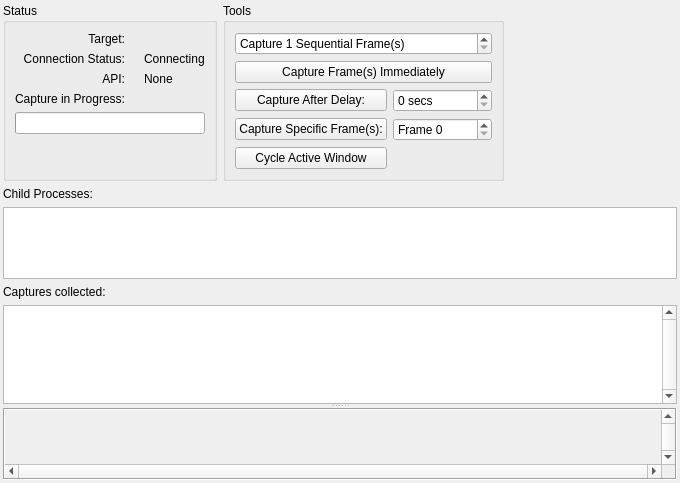
<?xml version="1.0" encoding="UTF-8"?>
<ui version="4.0">
 <class>LiveCapture</class>
 <widget class="QFrame" name="LiveCapture">
  <property name="geometry">
   <rect>
    <x>0</x>
    <y>0</y>
    <width>680</width>
    <height>483</height>
   </rect>
  </property>
  <property name="windowTitle">
   <string>Connecting...</string>
  </property>
  <layout class="QVBoxLayout" name="mainLayout">
   <property name="leftMargin">
    <number>3</number>
   </property>
   <property name="topMargin">
    <number>3</number>
   </property>
   <property name="rightMargin">
    <number>3</number>
   </property>
   <property name="bottomMargin">
    <number>3</number>
   </property>
   <item>
    <widget class="QFrame" name="frame_3">
     <property name="sizePolicy">
      <sizepolicy hsizetype="Preferred" vsizetype="Maximum">
       <horstretch>0</horstretch>
       <verstretch>0</verstretch>
      </sizepolicy>
     </property>
     <layout class="QHBoxLayout" name="horizontalLayout">
      <property name="leftMargin">
       <number>0</number>
      </property>
      <property name="topMargin">
       <number>0</number>
      </property>
      <property name="rightMargin">
       <number>0</number>
      </property>
      <property name="bottomMargin">
       <number>0</number>
      </property>
      <item>
       <widget class="QGroupBox" name="statusGroup">
        <property name="title">
         <string>Status</string>
        </property>
        <layout class="QGridLayout" name="gridLayout_2">
         <item row="0" column="0">
          <widget class="QLabel" name="label">
           <property name="text">
            <string>Target:</string>
           </property>
           <property name="alignment">
            <set>Qt::AlignRight|Qt::AlignTrailing|Qt::AlignVCenter</set>
           </property>
          </widget>
         </item>
         <item row="0" column="2">
          <widget class="QLabel" name="target">
           <property name="text">
            <string/>
           </property>
          </widget>
         </item>
         <item row="1" column="0">
          <widget class="QLabel" name="connectionStatusLabel">
           <property name="text">
            <string>Connection Status:</string>
           </property>
           <property name="alignment">
            <set>Qt::AlignRight|Qt::AlignTrailing|Qt::AlignVCenter</set>
           </property>
          </widget>
         </item>
         <item row="1" column="1">
          <widget class="QLabel" name="connectionIcon">
           <property name="sizePolicy">
            <sizepolicy hsizetype="Fixed" vsizetype="Preferred">
             <horstretch>0</horstretch>
             <verstretch>0</verstretch>
            </sizepolicy>
           </property>
           <property name="text">
            <string/>
           </property>
           <property name="pixmap">
            <pixmap resource="../../Resources/resources.qrc">:/hourglass.png</pixmap>
           </property>
          </widget>
         </item>
         <item row="1" column="2">
          <widget class="QLabel" name="connectionStatus">
           <property name="text">
            <string>Connecting</string>
           </property>
          </widget>
         </item>
         <item row="2" column="0">
          <widget class="QLabel" name="apiStatusLabel">
           <property name="text">
            <string>API:</string>
           </property>
           <property name="alignment">
            <set>Qt::AlignRight|Qt::AlignTrailing|Qt::AlignTop</set>
           </property>
          </widget>
         </item>
         <item row="2" column="1">
          <widget class="RDLabel" name="apiIcon">
           <property name="sizePolicy">
            <sizepolicy hsizetype="Fixed" vsizetype="Preferred">
             <horstretch>0</horstretch>
             <verstretch>0</verstretch>
            </sizepolicy>
           </property>
           <property name="cursor">
            <cursorShape>PointingHandCursor</cursorShape>
           </property>
           <property name="toolTip">
            <string>&lt;p&gt;An API in use is not presenting to a window. This commonly means the API rendering is happening to off-screen targets and either nothing is displayed, or the results are displayed using some other mechanism.&lt;/p&gt;

&lt;p&gt;Without the boundary of a frame, $$_RDOC_PRODUCT_$$ cannot capture by default since it can't tell where to start and stop.&lt;/p&gt;

&lt;p&gt;You can use $$_RDOC_PRODUCT_$$'s In-application API to manually provide markers about where to start and stop the frame capture.&lt;/p&gt;

&lt;p&gt;Click on the icon for more information about this API.&lt;/p&gt;</string>
           </property>
           <property name="pixmap">
            <pixmap resource="../../Resources/resources.qrc">:/information.png</pixmap>
           </property>
          </widget>
         </item>
         <item row="2" column="2">
          <widget class="QLabel" name="apiStatus">
           <property name="text">
            <string>None</string>
           </property>
           <property name="textFormat">
            <enum>Qt::RichText</enum>
           </property>
          </widget>
         </item>
         <item row="3" column="0">
          <widget class="QLabel" name="progressLabel">
           <property name="text">
            <string>Capture in Progress:</string>
           </property>
           <property name="alignment">
            <set>Qt::AlignRight|Qt::AlignTrailing|Qt::AlignVCenter</set>
           </property>
          </widget>
         </item>
         <item row="4" column="0" colspan="3">
          <widget class="QProgressBar" name="progressBar">
           <property name="sizePolicy">
            <sizepolicy hsizetype="Expanding" vsizetype="Fixed">
             <horstretch>0</horstretch>
             <verstretch>0</verstretch>
            </sizepolicy>
           </property>
          </widget>
         </item>
         <item row="5" column="0" colspan="2">
          <spacer name="verticalSpacer_2">
           <property name="orientation">
            <enum>Qt::Vertical</enum>
           </property>
           <property name="sizeHint" stdset="0">
            <size>
             <width>0</width>
             <height>0</height>
            </size>
           </property>
          </spacer>
         </item>
        </layout>
       </widget>
      </item>
      <item>
       <widget class="QGroupBox" name="toolsGroup">
        <property name="title">
         <string>Tools</string>
        </property>
        <layout class="QGridLayout" name="gridLayout_3">
         <item row="0" column="0" colspan="2">
          <widget class="QDoubleSpinBox" name="numFrames">
           <property name="minimumSize">
            <size>
             <width>45</width>
             <height>0</height>
            </size>
           </property>
           <property name="prefix">
            <string>Capture </string>
           </property>
           <property name="suffix">
            <string> Sequential Frame(s)</string>
           </property>
           <property name="decimals">
            <number>0</number>
           </property>
           <property name="minimum">
            <double>1.000000000000000</double>
           </property>
           <property name="maximum">
            <double>10.000000000000000</double>
           </property>
           <property name="value">
            <double>1.000000000000000</double>
           </property>
          </widget>
         </item>
         <item row="1" column="0" colspan="2">
          <widget class="QPushButton" name="triggerImmediateCapture">
           <property name="text">
            <string>Capture Frame(s) Immediately</string>
           </property>
          </widget>
         </item>
         <item row="3" column="0">
          <widget class="QPushButton" name="triggerDelayedCapture">
           <property name="text">
            <string>Capture After Delay:</string>
           </property>
          </widget>
         </item>
         <item row="3" column="1">
          <widget class="QDoubleSpinBox" name="captureDelay">
           <property name="baseSize">
            <size>
             <width>0</width>
             <height>0</height>
            </size>
           </property>
           <property name="suffix">
            <string> secs</string>
           </property>
           <property name="decimals">
            <number>0</number>
           </property>
           <property name="maximum">
            <double>120.000000000000000</double>
           </property>
           <property name="value">
            <double>0.000000000000000</double>
           </property>
          </widget>
         </item>
         <item row="4" column="0">
          <widget class="QPushButton" name="queueCap">
           <property name="text">
            <string>Capture Specific Frame(s):</string>
           </property>
          </widget>
         </item>
         <item row="4" column="1">
          <widget class="QDoubleSpinBox" name="captureFrame">
           <property name="prefix">
            <string>Frame </string>
           </property>
           <property name="decimals">
            <number>0</number>
           </property>
           <property name="maximum">
            <double>10000.000000000000000</double>
           </property>
          </widget>
         </item>
         <item row="5" column="0" colspan="2">
          <spacer name="verticalSpacer">
           <property name="orientation">
            <enum>Qt::Vertical</enum>
           </property>
           <property name="sizeHint" stdset="0">
            <size>
             <width>0</width>
             <height>0</height>
            </size>
           </property>
          </spacer>
         </item>
         <item row="6" column="0">
          <widget class="QPushButton" name="cycleActiveWindow">
           <property name="text">
            <string>Cycle Active Window</string>
           </property>
          </widget>
         </item>
        </layout>
       </widget>
      </item>
      <item>
       <spacer name="horizontalSpacer">
        <property name="orientation">
         <enum>Qt::Horizontal</enum>
        </property>
        <property name="sizeHint" stdset="0">
         <size>
          <width>75</width>
          <height>20</height>
         </size>
        </property>
       </spacer>
      </item>
     </layout>
    </widget>
   </item>
   <item>
    <widget class="QLabel" name="childProcessLabel">
     <property name="sizePolicy">
      <sizepolicy hsizetype="Preferred" vsizetype="Fixed">
       <horstretch>0</horstretch>
       <verstretch>0</verstretch>
      </sizepolicy>
     </property>
     <property name="text">
      <string>Child Processes:</string>
     </property>
    </widget>
   </item>
   <item>
    <widget class="QListWidget" name="childProcesses">
     <property name="sizePolicy">
      <sizepolicy hsizetype="Expanding" vsizetype="Preferred">
       <horstretch>0</horstretch>
       <verstretch>0</verstretch>
      </sizepolicy>
     </property>
     <property name="minimumSize">
      <size>
       <width>0</width>
       <height>40</height>
      </size>
     </property>
     <property name="sizeAdjustPolicy">
      <enum>QAbstractScrollArea::AdjustToContents</enum>
     </property>
     <property name="editTriggers">
      <set>QAbstractItemView::NoEditTriggers</set>
     </property>
     <property name="showDropIndicator" stdset="0">
      <bool>false</bool>
     </property>
     <property name="movement">
      <enum>QListView::Static</enum>
     </property>
     <property name="resizeMode">
      <enum>QListView::Adjust</enum>
     </property>
     <property name="spacing">
      <number>15</number>
     </property>
     <property name="viewMode">
      <enum>QListView::IconMode</enum>
     </property>
    </widget>
   </item>
   <item>
    <widget class="QFrame" name="frame_2">
     <property name="frameShape">
      <enum>QFrame::NoFrame</enum>
     </property>
     <property name="frameShadow">
      <enum>QFrame::Plain</enum>
     </property>
     <layout class="QVBoxLayout" name="verticalLayout_3">
      <property name="spacing">
       <number>0</number>
      </property>
      <property name="leftMargin">
       <number>0</number>
      </property>
      <property name="topMargin">
       <number>0</number>
      </property>
      <property name="rightMargin">
       <number>0</number>
      </property>
      <property name="bottomMargin">
       <number>0</number>
      </property>
      <item>
       <widget class="QSplitter" name="previewSplit">
        <property name="orientation">
         <enum>Qt::Vertical</enum>
        </property>
        <property name="childrenCollapsible">
         <bool>false</bool>
        </property>
        <widget class="QFrame" name="frame">
         <property name="frameShape">
          <enum>QFrame::NoFrame</enum>
         </property>
         <property name="frameShadow">
          <enum>QFrame::Plain</enum>
         </property>
         <layout class="QVBoxLayout" name="verticalLayout_2">
          <property name="leftMargin">
           <number>0</number>
          </property>
          <property name="topMargin">
           <number>0</number>
          </property>
          <property name="rightMargin">
           <number>0</number>
          </property>
          <property name="bottomMargin">
           <number>0</number>
          </property>
          <item>
           <widget class="QLabel" name="capturesLabel">
            <property name="text">
             <string>Captures collected:</string>
            </property>
           </widget>
          </item>
          <item>
           <widget class="RDListWidget" name="captures">
            <property name="verticalScrollBarPolicy">
             <enum>Qt::ScrollBarAlwaysOn</enum>
            </property>
            <property name="horizontalScrollBarPolicy">
             <enum>Qt::ScrollBarAlwaysOff</enum>
            </property>
            <property name="sizeAdjustPolicy">
             <enum>QAbstractScrollArea::AdjustToContents</enum>
            </property>
            <property name="editTriggers">
             <set>QAbstractItemView::EditKeyPressed|QAbstractItemView::SelectedClicked</set>
            </property>
            <property name="showDropIndicator" stdset="0">
             <bool>false</bool>
            </property>
            <property name="selectionMode">
             <enum>QAbstractItemView::ExtendedSelection</enum>
            </property>
            <property name="iconSize">
             <size>
              <width>256</width>
              <height>144</height>
             </size>
            </property>
            <property name="verticalScrollMode">
             <enum>QAbstractItemView::ScrollPerPixel</enum>
            </property>
            <property name="movement">
             <enum>QListView::Static</enum>
            </property>
            <property name="flow">
             <enum>QListView::LeftToRight</enum>
            </property>
            <property name="resizeMode">
             <enum>QListView::Adjust</enum>
            </property>
            <property name="spacing">
             <number>12</number>
            </property>
            <property name="viewMode">
             <enum>QListView::IconMode</enum>
            </property>
            <property name="uniformItemSizes">
             <bool>true</bool>
            </property>
           </widget>
          </item>
         </layout>
        </widget>
        <widget class="QScrollArea" name="previewScroll">
         <property name="sizePolicy">
          <sizepolicy hsizetype="Preferred" vsizetype="Preferred">
           <horstretch>0</horstretch>
           <verstretch>0</verstretch>
          </sizepolicy>
         </property>
         <property name="frameShape">
          <enum>QFrame::Box</enum>
         </property>
         <property name="verticalScrollBarPolicy">
          <enum>Qt::ScrollBarAlwaysOn</enum>
         </property>
         <property name="horizontalScrollBarPolicy">
          <enum>Qt::ScrollBarAlwaysOn</enum>
         </property>
         <property name="sizeAdjustPolicy">
          <enum>QAbstractScrollArea::AdjustToContents</enum>
         </property>
         <property name="alignment">
          <set>Qt::AlignLeading|Qt::AlignLeft|Qt::AlignTop</set>
         </property>
         <widget class="RDLabel" name="preview">
          <property name="geometry">
           <rect>
            <x>0</x>
            <y>0</y>
            <width>16</width>
            <height>16</height>
           </rect>
          </property>
          <property name="sizePolicy">
           <sizepolicy hsizetype="Fixed" vsizetype="Fixed">
            <horstretch>0</horstretch>
            <verstretch>0</verstretch>
           </sizepolicy>
          </property>
         </widget>
        </widget>
       </widget>
      </item>
     </layout>
    </widget>
   </item>
  </layout>
 </widget>
 <customwidgets>
  <customwidget>
   <class>RDLabel</class>
   <extends>QLabel</extends>
   <header>Widgets/Extended/RDLabel.h</header>
  </customwidget>
  <customwidget>
   <class>RDListWidget</class>
   <extends>QListWidget</extends>
   <header>Widgets/Extended/RDListWidget.h</header>
  </customwidget>
 </customwidgets>
 <resources>
  <include location="../../Resources/resources.qrc"/>
 </resources>
 <connections/>
</ui>
